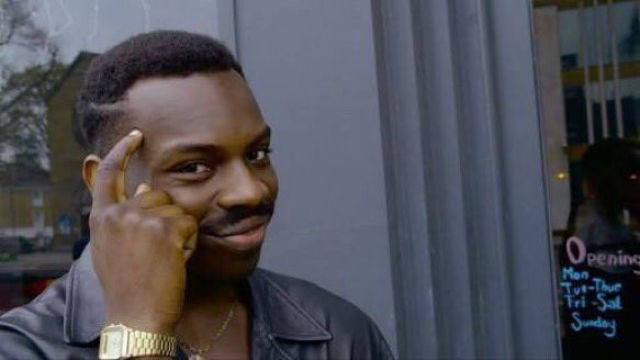
#> input picture Sheet-06/person.jpg, 640 x 360 px, given in place of einstein.jpeg, which was not available; the run also reads 1 picture not shown here
$ python sheet02.py
#> lines starting #> are read from the running program, lines starting #| are printed output that depends on the picture; pictures that were not available may be replaced by others from this repository, and a replacement may not be noted
import cv2
import time
import numpy as np
from matplotlib import pyplot as plt


def normalize(image):
    # Normalize between 0 and 255
    return ((image - image.min()) / (image.max() - image.min())) * 255


def get_gaussian_derivative(kernel, derivative_k):
    # Get kernel shape
    kH, kW = kernel.shape[:2]
    dH, dW = derivative_k.shape[:2]

    # Looping variables
    # based on derivative kernel
    y_range = kH - 1 if derivative_k.shape == (2, 1) else kH
    x_range = kW - 1 if derivative_k.shape == (1, 2) else kW

    # Output
    output = np.zeros((kH, kW))

    # Loop over kernel
    for y in range(y_range):
        for x in range(x_range):
            # Extract ROI
            roi = kernel[y:y + dH, x:x + dW]

            # Perform derivation as convolution
            k = (roi.flatten()[::-1].reshape(dH, dW) * derivative_k).sum()

            # store the convolved value in the output (x,y)-
            # coordinate of the output image
            if derivative_k.shape == (1, 2):
                output[y, x + 1] = k
            else:
                output[y + 1, x] = k

    return output


def get_gaussian_kernel(sigma, n=0):
    """
        Compute gaussian kernel
        size given the size of the
        kernel and its standard
        deviation. If the size is omitted
        and hence is 0 it is estimated
        from the sigma.
    """
    # Our kernel and
    # its size
    kernel = None
    size = n

    # If n is known
    # populate kernel
    # with zeros
    if size != 0:
        kernel = np.zeros((size, size))
    # Otherwise estimate
    # it from the sigma
    else:
        size = int((sigma - 0.35) / 0.15)
        kernel = np.zeros((size, size))

    #  Compute filter values
    # for the kernel
    for i in range(size):
        for j in range(size):
            # Adapt i and j to have
            #  the correct position in
            # the kernel
            x = (i - (size - 1) // 2)
            y = (j - (size - 1) // 2)
            kernel[i][j] = np.exp(-(np.power(x, 2) + np.power(y, 2)) / (2 * np.power(sigma, 2)))

    # Normalize kernel so that
    # sum of filter values are 1
    kernel /= np.sum(kernel)

    return kernel


def display_image(window_name, img):
    """
        Displays image with given window name.
        :param window_name: name of the window
        :param img: image object to display
    """
    cv2.imshow(window_name, img)
    cv2.waitKey(0)
    cv2.destroyAllWindows()


def mean_absolute_difference(img1, img2):
    """
        Mean of absolute difference
    """
    return np.mean(np.abs(img1.astype(np.float32) - img2.astype(np.float32)))


# [251 lines left out: functions get_convolution_using_fourier_transform, task1, draw_rectangles, ncc, normalized_cross_correlation, task2 and 9 more, not called in this run]


def task4():
    # Read image in order to compute
    # the derivatives of it
    image = cv2.imread("./data/einstein.jpeg", 0)
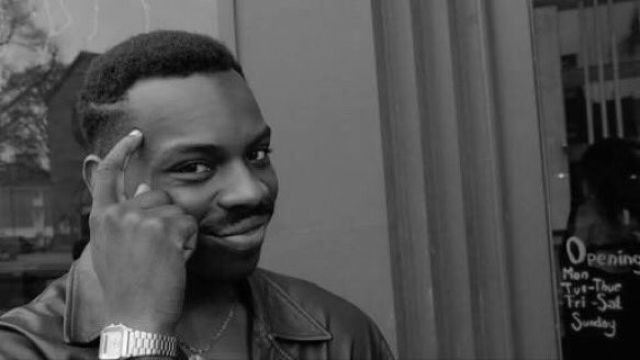
#> image: shape (360, 640); min 0, max 252, mean 78.9

    # Get gaussian kernel
    kernel = get_gaussian_kernel(0.6, 5)

    # Derivative kernel
    derivative_kernel = np.asarray([-1, 1]).reshape(1, 2)

    # Get derivatives for x
    # and y of the kernel
    kernel_x = get_gaussian_derivative(kernel, derivative_kernel)
    kernel_y = get_gaussian_derivative(kernel, derivative_kernel.T)

    # Compute derivative for x and y direction of image
    edges_x = cv2.filter2D(image.copy(), -1, kernel_x)
    edges_y = cv2.filter2D(image.copy(), -1, kernel_y)

    # Compute magnitude and direction
    magnitude = (edges_y ** 2 + edges_x ** 2) ** 0.5
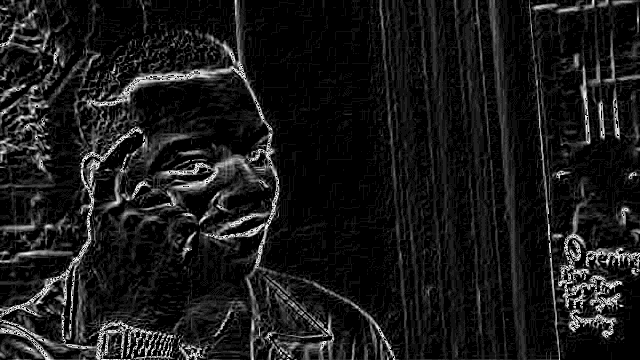
#> magnitude: shape (360, 640) float64; min 0, max 15.91, mean 1.61; drawn with min black and max white
    direction = np.arctan2(edges_y, edges_x)
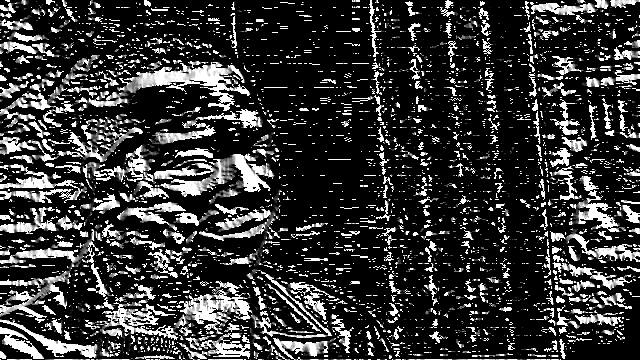
#> direction: shape (360, 640) float16; min 0, max 1.57, mean 0.337; drawn with min black and max white

    # Normalize magnitude and direction
    magnitude = ((magnitude - magnitude.min()) / (magnitude.max() - magnitude.min())) * 255
    direction = ((direction - direction.min()) / (direction.max() - direction.min())) * 255

    display_image("Magnitude", magnitude.astype(np.uint8))
    display_image("Direction", direction.astype(np.uint8))


def l2_distance_transform_1D(f, positive_inf, negative_inf):
    # Edges size
    n = f.size
    # print("N: ", n)

    if np.allclose(f, np.repeat(positive_inf, n)):
        return f

    # Variables to be used
    v = np.zeros(n)
    z = np.zeros(n + 1)

    # Set variable
    k = 0
    v[0] = 0
    z[0] = negative_inf
    z[1] = positive_inf

    for q in range(1, n):
        s = ((f[q] + q ** 2) - (f[int(v[k])] + v[k] ** 2)) / (2 * q - 2 * v[k])
        while s <= z[k]:
            k = k - 1
            s = ((f[q] + q ** 2) - (f[int(v[k])] + v[k] ** 2)) / (2 * q - 2 * v[k])

        k = k + 1
        v[k] = q
        z[k] = s
        z[k + 1] = positive_inf

    k = 0
    df = np.zeros(n)
    for q in range(n):
        while z[k + 1] < q:
            k = k + 1
        df[q] = (q - v[k]) ** 2 + f[int(v[k])]

    return df


def l2_distance_transform_2D(edge_function, positive_inf, negative_inf):
    # Compute distance transform
    #  for each column of our function
    for x in range(edge_function.shape[1]):
        edge_function[:, x] = l2_distance_transform_1D(edge_function[:, x], positive_inf, negative_inf)

    # Compute distance transform
    # for each row of our function
    for y in range(edge_function.shape[0]):
        edge_function[y, :] = l2_distance_transform_1D(edge_function[y, :], positive_inf, negative_inf)

    return np.sqrt(edge_function)


def task5():
    # Positive inf and negative inf
    positive_inf = 1000000000.0
    negative_inf = -positive_inf

    # Read traffic image
    image = cv2.imread("./data/traffic.jpg", 0)

    # Get image shape
    n, m = image.shape[:2]
#> n = 360; m = 640

    # Compute edges after blurring image
    blurred = cv2.GaussianBlur(image.copy(), (0, 0), 1)
    edges = cv2.Canny(blurred, 100, 200)
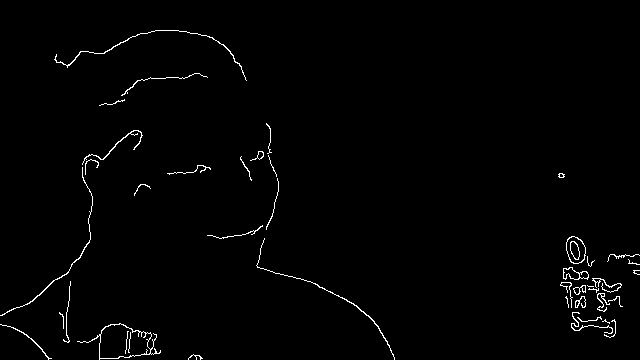
#> edges: shape (360, 640); 1.2% white in thin lines or dots

    # Edges function
    edge_function = np.zeros(edges.shape)
    edge_function[edges == 255] = 0
    edge_function[edges != 255] = positive_inf

    # Custom distance transform
    dist_transfom = l2_distance_transform_2D(edge_function, positive_inf, negative_inf)

    # OpenCV distance transform
    dist_transfom_cv = cv2.distanceTransform(image, cv2.DIST_L2, 5)
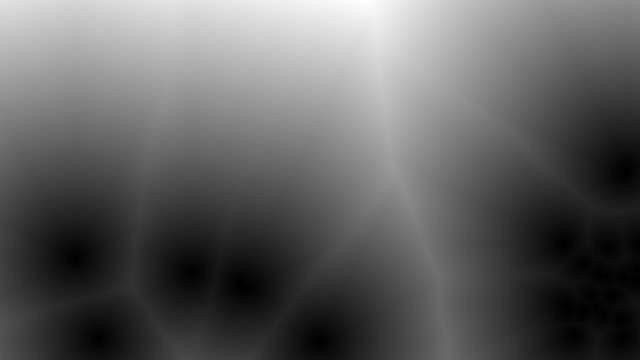
#> dist_transfom_cv: shape (360, 640) float32; min 0, max 307.2, mean 116.4; drawn with min black and max white

    # Mean absolute error
    print("Task 5, mean absolute difference: ", mean_absolute_difference(dist_transfom_cv, dist_transfom))
#| Task 5, mean absolute difference:  68.3128

    # Distance transforms
    display_image("Dist transform CV: ", dist_transfom_cv.astype(np.uint8))
#> call 3 of display_image, with window_name = 'Dist transform CV: '
#> in display_image (call 3), `cv2.imshow(window_name, img)`:
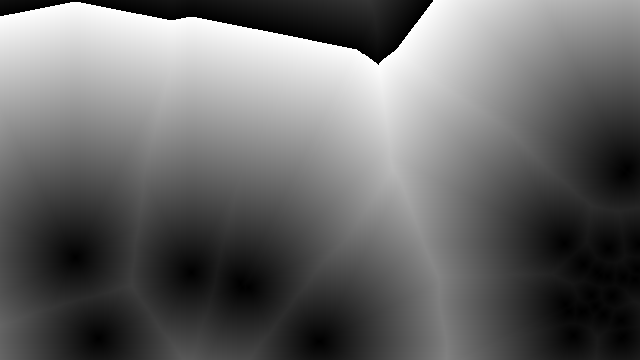
#> window 'Dist transform CV: ': shape (360, 640); min 0, max 255, mean 104
    display_image("Dist transform: ", normalize(dist_transfom).astype(np.uint8))
#> call 4 of display_image, with window_name = 'Dist transform: '
#> in display_image (call 4), `cv2.imshow(window_name, img)`:
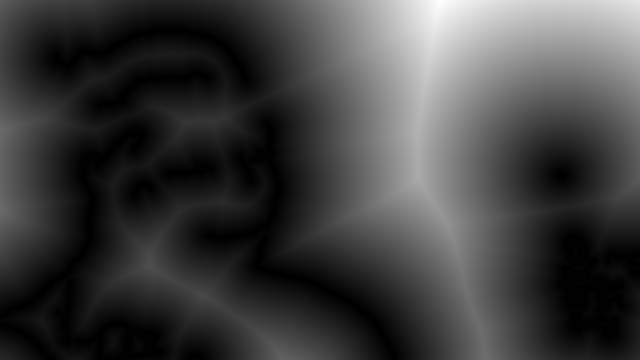
#> window 'Dist transform: ': shape (360, 640); min 0, max 255, mean 62.9


if __name__ == "__main__":
    # task1()
    # task2()
    # task3()
    task4()
    task5()
